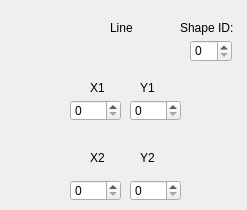
   <widget class="QWidget" name="stackedWidgetPage2">
    <widget class="QLabel" name="label_3">
     <property name="geometry">
      <rect>
       <x>110</x>
       <y>20</y>
       <width>58</width>
       <height>16</height>
      </rect>
     </property>
     <property name="text">
      <string>Line</string>
     </property>
    </widget>
    <widget class="QLabel" name="label_4">
     <property name="geometry">
      <rect>
       <x>90</x>
       <y>80</y>
       <width>58</width>
       <height>16</height>
      </rect>
     </property>
     <property name="text">
      <string>X1</string>
     </property>
    </widget>
    <widget class="QLabel" name="label_5">
     <property name="geometry">
      <rect>
       <x>140</x>
       <y>80</y>
       <width>58</width>
       <height>16</height>
      </rect>
     </property>
     <property name="text">
      <string>Y1</string>
     </property>
    </widget>
    <widget class="QLabel" name="label_6">
     <property name="geometry">
      <rect>
       <x>90</x>
       <y>150</y>
       <width>58</width>
       <height>16</height>
      </rect>
     </property>
     <property name="text">
      <string>X2</string>
     </property>
    </widget>
    <widget class="QLabel" name="label_7">
     <property name="geometry">
      <rect>
       <x>140</x>
       <y>150</y>
       <width>58</width>
       <height>16</height>
      </rect>
     </property>
     <property name="text">
      <string>Y2</string>
     </property>
    </widget>
    <widget class="QLabel" name="label_54">
     <property name="geometry">
      <rect>
       <x>180</x>
       <y>20</y>
       <width>58</width>
       <height>16</height>
      </rect>
     </property>
     <property name="text">
      <string>Shape ID:</string>
     </property>
    </widget>
    <widget class="QSpinBox" name="line_id">
     <property name="geometry">
      <rect>
       <x>190</x>
       <y>40</y>
       <width>42</width>
       <height>22</height>
      </rect>
     </property>
    </widget>
    <widget class="QSpinBox" name="line_x1">
     <property name="geometry">
      <rect>
       <x>70</x>
       <y>100</y>
       <width>51</width>
       <height>21</height>
      </rect>
     </property>
     <property name="maximum">
      <number>999</number>
     </property>
    </widget>
    <widget class="QSpinBox" name="line_y1">
     <property name="geometry">
      <rect>
       <x>130</x>
       <y>100</y>
       <width>51</width>
       <height>21</height>
      </rect>
     </property>
     <property name="maximum">
      <number>999</number>
     </property>
    </widget>
    <widget class="QSpinBox" name="line_x2">
     <property name="geometry">
      <rect>
       <x>70</x>
       <y>180</y>
       <width>51</width>
       <height>21</height>
      </rect>
     </property>
     <property name="maximum">
      <number>999</number>
     </property>
    </widget>
    <widget class="QSpinBox" name="line_y2">
     <property name="geometry">
      <rect>
       <x>130</x>
       <y>180</y>
       <width>51</width>
       <height>21</height>
      </rect>
     </property>
     <property name="maximum">
      <number>999</number>
     </property>
    </widget>
   </widget>
